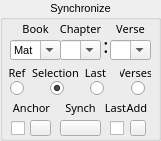
   <widget class="QGroupBox" name="SynchgroupBox">
    <property name="geometry">
     <rect>
      <x>590</x>
      <y>180</y>
      <width>161</width>
      <height>141</height>
     </rect>
    </property>
    <property name="font">
     <font>
      <pointsize>8</pointsize>
     </font>
    </property>
    <property name="toolTip">
     <string>Synchronize Group</string>
    </property>
    <property name="title">
     <string>Synchronize</string>
    </property>
    <property name="alignment">
     <set>Qt::AlignCenter</set>
    </property>
    <widget class="QPushButton" name="AddVersebutton">
     <property name="geometry">
      <rect>
       <x>130</x>
       <y>120</y>
       <width>16</width>
       <height>16</height>
      </rect>
     </property>
     <property name="font">
      <font>
       <family>FROMVS [MAXR]</family>
       <pointsize>8</pointsize>
      </font>
     </property>
     <property name="toolTip">
      <string>Add verse line</string>
     </property>
     <property name="text">
      <string/>
     </property>
     <property name="icon">
      <iconset resource="../UI_Icons.qrc">
       <normaloff>:/Icons/Icons/addverse.png</normaloff>:/Icons/Icons/addverse.png</iconset>
     </property>
    </widget>
    <widget class="QLabel" name="AddVerselabel">
     <property name="geometry">
      <rect>
       <x>120</x>
       <y>100</y>
       <width>31</width>
       <height>16</height>
      </rect>
     </property>
     <property name="font">
      <font>
       <family>FROMVS</family>
       <pointsize>8</pointsize>
       <weight>50</weight>
       <italic>false</italic>
       <bold>false</bold>
      </font>
     </property>
     <property name="text">
      <string> Add</string>
     </property>
     <property name="alignment">
      <set>Qt::AlignBottom|Qt::AlignHCenter</set>
     </property>
    </widget>
    <widget class="QLabel" name="SynchSellabel">
     <property name="geometry">
      <rect>
       <x>30</x>
       <y>60</y>
       <width>51</width>
       <height>21</height>
      </rect>
     </property>
     <property name="font">
      <font>
       <family>FROMVS</family>
       <pointsize>8</pointsize>
       <weight>50</weight>
       <italic>false</italic>
       <bold>false</bold>
      </font>
     </property>
     <property name="text">
      <string>Selection</string>
     </property>
     <property name="alignment">
      <set>Qt::AlignBottom|Qt::AlignHCenter</set>
     </property>
    </widget>
    <widget class="QLabel" name="SynchReflabel">
     <property name="geometry">
      <rect>
       <x>0</x>
       <y>60</y>
       <width>31</width>
       <height>21</height>
      </rect>
     </property>
     <property name="font">
      <font>
       <family>FROMVS</family>
       <pointsize>8</pointsize>
       <weight>50</weight>
       <italic>false</italic>
       <bold>false</bold>
      </font>
     </property>
     <property name="text">
      <string> Ref</string>
     </property>
     <property name="alignment">
      <set>Qt::AlignBottom|Qt::AlignHCenter</set>
     </property>
    </widget>
    <widget class="QLabel" name="SynchVerseslabel">
     <property name="geometry">
      <rect>
       <x>120</x>
       <y>60</y>
       <width>31</width>
       <height>21</height>
      </rect>
     </property>
     <property name="font">
      <font>
       <family>FROMVS</family>
       <pointsize>8</pointsize>
       <weight>50</weight>
       <italic>false</italic>
       <bold>false</bold>
      </font>
     </property>
     <property name="text">
      <string>Verses</string>
     </property>
     <property name="alignment">
      <set>Qt::AlignBottom|Qt::AlignHCenter</set>
     </property>
    </widget>
    <widget class="QRadioButton" name="radioButtonRef">
     <property name="geometry">
      <rect>
       <x>10</x>
       <y>80</y>
       <width>16</width>
       <height>16</height>
      </rect>
     </property>
     <property name="text">
      <string/>
     </property>
    </widget>
    <widget class="QRadioButton" name="radioButtonSel">
     <property name="geometry">
      <rect>
       <x>50</x>
       <y>80</y>
       <width>16</width>
       <height>16</height>
      </rect>
     </property>
     <property name="text">
      <string/>
     </property>
     <property name="checked">
      <bool>true</bool>
     </property>
    </widget>
    <widget class="QRadioButton" name="radioButtonVerses">
     <property name="geometry">
      <rect>
       <x>131</x>
       <y>80</y>
       <width>20</width>
       <height>16</height>
      </rect>
     </property>
     <property name="text">
      <string/>
     </property>
    </widget>
    <widget class="QLabel" name="chapterlabel">
     <property name="geometry">
      <rect>
       <x>60</x>
       <y>21</y>
       <width>41</width>
       <height>16</height>
      </rect>
     </property>
     <property name="font">
      <font>
       <family>FROMVS</family>
       <pointsize>8</pointsize>
       <weight>50</weight>
       <italic>false</italic>
       <bold>false</bold>
      </font>
     </property>
     <property name="text">
      <string>Chapter</string>
     </property>
     <property name="alignment">
      <set>Qt::AlignBottom|Qt::AlignHCenter</set>
     </property>
    </widget>
    <widget class="QComboBox" name="verseComboBox">
     <property name="geometry">
      <rect>
       <x>110</x>
       <y>40</y>
       <width>41</width>
       <height>20</height>
      </rect>
     </property>
     <property name="font">
      <font>
       <pointsize>8</pointsize>
      </font>
     </property>
     <property name="toolTip">
      <string>Select verse</string>
     </property>
     <property name="editable">
      <bool>true</bool>
     </property>
    </widget>
    <widget class="QLabel" name="colon">
     <property name="geometry">
      <rect>
       <x>96</x>
       <y>30</y>
       <width>20</width>
       <height>31</height>
      </rect>
     </property>
     <property name="font">
      <font>
       <family>FROMVS</family>
       <pointsize>14</pointsize>
       <weight>50</weight>
       <italic>false</italic>
       <bold>false</bold>
      </font>
     </property>
     <property name="text">
      <string>:</string>
     </property>
     <property name="alignment">
      <set>Qt::AlignCenter</set>
     </property>
    </widget>
    <widget class="QComboBox" name="bookComboBox">
     <property name="geometry">
      <rect>
       <x>10</x>
       <y>40</y>
       <width>51</width>
       <height>20</height>
      </rect>
     </property>
     <property name="font">
      <font>
       <pointsize>8</pointsize>
      </font>
     </property>
     <property name="toolTip">
      <string>Select book</string>
     </property>
     <property name="editable">
      <bool>true</bool>
     </property>
     <item>
      <property name="text">
       <string>Mat</string>
      </property>
     </item>
     <item>
      <property name="text">
       <string>Mar</string>
      </property>
     </item>
     <item>
      <property name="text">
       <string>Luk</string>
      </property>
     </item>
     <item>
      <property name="text">
       <string>Joh</string>
      </property>
     </item>
     <item>
      <property name="text">
       <string>Act</string>
      </property>
     </item>
     <item>
      <property name="text">
       <string>Rom</string>
      </property>
     </item>
     <item>
      <property name="text">
       <string>1Co</string>
      </property>
     </item>
     <item>
      <property name="text">
       <string>2Co</string>
      </property>
     </item>
     <item>
      <property name="text">
       <string>Gal</string>
      </property>
     </item>
     <item>
      <property name="text">
       <string>Eph</string>
      </property>
     </item>
     <item>
      <property name="text">
       <string>Php</string>
      </property>
     </item>
     <item>
      <property name="text">
       <string>Col</string>
      </property>
     </item>
     <item>
      <property name="text">
       <string>1Th</string>
      </property>
     </item>
     <item>
      <property name="text">
       <string>2Th</string>
      </property>
     </item>
     <item>
      <property name="text">
       <string>1Ti</string>
      </property>
     </item>
     <item>
      <property name="text">
       <string>2Ti</string>
      </property>
     </item>
     <item>
      <property name="text">
       <string>Tit</string>
      </property>
     </item>
     <item>
      <property name="text">
       <string>Phm</string>
      </property>
     </item>
     <item>
      <property name="text">
       <string>Heb</string>
      </property>
     </item>
     <item>
      <property name="text">
       <string>Jas</string>
      </property>
     </item>
     <item>
      <property name="text">
       <string>1Pe</string>
      </property>
     </item>
     <item>
      <property name="text">
       <string>2Pe</string>
      </property>
     </item>
     <item>
      <property name="text">
       <string>1Jn</string>
      </property>
     </item>
     <item>
      <property name="text">
       <string>2Jn</string>
      </property>
     </item>
     <item>
      <property name="text">
       <string>3Jn</string>
      </property>
     </item>
     <item>
      <property name="text">
       <string>Jud</string>
      </property>
     </item>
     <item>
      <property name="text">
       <string>Rev</string>
      </property>
     </item>
    </widget>
    <widget class="QLabel" name="booklabel">
     <property name="geometry">
      <rect>
       <x>20</x>
       <y>21</y>
       <width>31</width>
       <height>16</height>
      </rect>
     </property>
     <property name="font">
      <font>
       <family>FROMVS</family>
       <pointsize>8</pointsize>
       <weight>50</weight>
       <italic>false</italic>
       <bold>false</bold>
      </font>
     </property>
     <property name="text">
      <string>Book</string>
     </property>
     <property name="alignment">
      <set>Qt::AlignBottom|Qt::AlignHCenter</set>
     </property>
    </widget>
    <widget class="QComboBox" name="chapterComboBox">
     <property name="geometry">
      <rect>
       <x>60</x>
       <y>40</y>
       <width>41</width>
       <height>20</height>
      </rect>
     </property>
     <property name="font">
      <font>
       <pointsize>8</pointsize>
      </font>
     </property>
     <property name="toolTip">
      <string>Select chapter</string>
     </property>
     <property name="editable">
      <bool>true</bool>
     </property>
    </widget>
    <widget class="QLabel" name="verselabel">
     <property name="geometry">
      <rect>
       <x>110</x>
       <y>21</y>
       <width>41</width>
       <height>16</height>
      </rect>
     </property>
     <property name="font">
      <font>
       <family>FROMVS</family>
       <pointsize>8</pointsize>
       <weight>50</weight>
       <italic>false</italic>
       <bold>false</bold>
      </font>
     </property>
     <property name="text">
      <string>Verse</string>
     </property>
     <property name="alignment">
      <set>Qt::AlignBottom|Qt::AlignHCenter</set>
     </property>
    </widget>
    <widget class="QPushButton" name="Synchronizebutton">
     <property name="geometry">
      <rect>
       <x>60</x>
       <y>120</y>
       <width>41</width>
       <height>16</height>
      </rect>
     </property>
     <property name="font">
      <font>
       <family>FROMVS [MAXR]</family>
       <pointsize>8</pointsize>
      </font>
     </property>
     <property name="toolTip">
      <string>Synchronize to selected verse</string>
     </property>
     <property name="text">
      <string/>
     </property>
     <property name="icon">
      <iconset resource="../UI_Icons.qrc">
       <normaloff>:/Icons/Icons/synchronize.png</normaloff>:/Icons/Icons/synchronize.png</iconset>
     </property>
    </widget>
    <widget class="QLabel" name="Synchlabel">
     <property name="geometry">
      <rect>
       <x>60</x>
       <y>100</y>
       <width>41</width>
       <height>16</height>
      </rect>
     </property>
     <property name="font">
      <font>
       <family>FROMVS</family>
       <pointsize>8</pointsize>
       <weight>50</weight>
       <italic>false</italic>
       <bold>false</bold>
      </font>
     </property>
     <property name="text">
      <string>Synch</string>
     </property>
     <property name="alignment">
      <set>Qt::AlignBottom|Qt::AlignHCenter</set>
     </property>
    </widget>
    <widget class="QCheckBox" name="LastCkBox">
     <property name="geometry">
      <rect>
       <x>110</x>
       <y>120</y>
       <width>16</width>
       <height>16</height>
      </rect>
     </property>
     <property name="font">
      <font>
       <family>FROMVS [MAXR]</family>
       <pointsize>8</pointsize>
      </font>
     </property>
     <property name="toolTip">
      <string>Check to anchor verse</string>
     </property>
     <property name="text">
      <string/>
     </property>
     <property name="checkable">
      <bool>true</bool>
     </property>
    </widget>
    <widget class="QLabel" name="AddVerselabel_2">
     <property name="geometry">
      <rect>
       <x>100</x>
       <y>100</y>
       <width>31</width>
       <height>16</height>
      </rect>
     </property>
     <property name="font">
      <font>
       <family>FROMVS</family>
       <pointsize>8</pointsize>
       <weight>50</weight>
       <italic>false</italic>
       <bold>false</bold>
      </font>
     </property>
     <property name="text">
      <string>Last</string>
     </property>
     <property name="alignment">
      <set>Qt::AlignBottom|Qt::AlignHCenter</set>
     </property>
    </widget>
    <widget class="QPushButton" name="Anchorbutton">
     <property name="geometry">
      <rect>
       <x>30</x>
       <y>120</y>
       <width>21</width>
       <height>16</height>
      </rect>
     </property>
     <property name="toolTip">
      <string>Previous book</string>
     </property>
     <property name="text">
      <string/>
     </property>
     <property name="icon">
      <iconset resource="../UI_Icons.qrc">
       <normaloff>:/Icons/Icons/anchorverse.png</normaloff>:/Icons/Icons/anchorverse.png</iconset>
     </property>
     <property name="autoRepeat">
      <bool>true</bool>
     </property>
    </widget>
    <widget class="QLabel" name="Anchorlabel">
     <property name="geometry">
      <rect>
       <x>11</x>
       <y>100</y>
       <width>41</width>
       <height>16</height>
      </rect>
     </property>
     <property name="font">
      <font>
       <family>FROMVS</family>
       <pointsize>8</pointsize>
       <weight>50</weight>
       <italic>false</italic>
       <bold>false</bold>
      </font>
     </property>
     <property name="text">
      <string>Anchor</string>
     </property>
     <property name="alignment">
      <set>Qt::AlignBottom|Qt::AlignHCenter</set>
     </property>
    </widget>
    <widget class="QCheckBox" name="AnchorCkBox">
     <property name="geometry">
      <rect>
       <x>11</x>
       <y>120</y>
       <width>16</width>
       <height>16</height>
      </rect>
     </property>
     <property name="font">
      <font>
       <family>FROMVS [MAXR]</family>
       <pointsize>8</pointsize>
      </font>
     </property>
     <property name="toolTip">
      <string>Check to anchor verse</string>
     </property>
     <property name="text">
      <string/>
     </property>
     <property name="checkable">
      <bool>true</bool>
     </property>
    </widget>
    <widget class="QRadioButton" name="radioButtonLast">
     <property name="geometry">
      <rect>
       <x>90</x>
       <y>80</y>
       <width>16</width>
       <height>16</height>
      </rect>
     </property>
     <property name="text">
      <string/>
     </property>
    </widget>
    <widget class="QLabel" name="SynchVerseslabel_2">
     <property name="geometry">
      <rect>
       <x>80</x>
       <y>60</y>
       <width>31</width>
       <height>21</height>
      </rect>
     </property>
     <property name="font">
      <font>
       <family>FROMVS</family>
       <pointsize>8</pointsize>
       <weight>50</weight>
       <italic>false</italic>
       <bold>false</bold>
      </font>
     </property>
     <property name="text">
      <string>Last</string>
     </property>
     <property name="alignment">
      <set>Qt::AlignBottom|Qt::AlignHCenter</set>
     </property>
    </widget>
   </widget>
